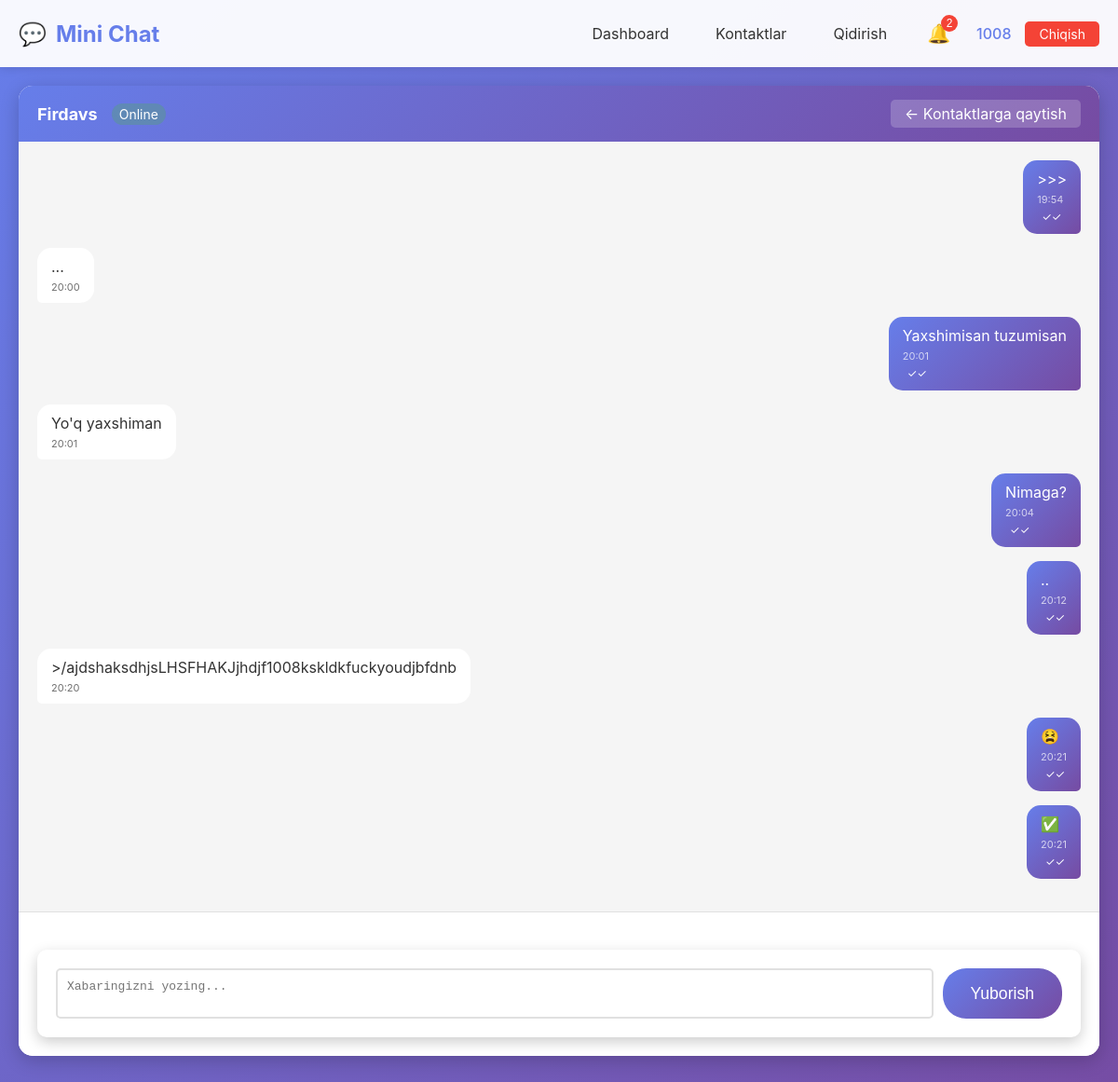
The page /chat/3 (signed in) on the database its author committed.
### models.py (models this page shows, shortened)
class User(UserMixin, db.Model):
    __tablename__ = 'user'
    id = db.Column(db.Integer, primary_key=True)
    username = db.Column(db.String(80), unique=True, nullable=False)
    email = db.Column(db.String(120), unique=True, nullable=False)
    password_hash = db.Column(db.String(200), nullable=False)
    first_name = db.Column(db.String(50))
    last_name = db.Column(db.String(50))
    bio = db.Column(db.Text, nullable=True)
    profile_pic = db.Column(db.String(200), default='default.jpg')
    is_online = db.Column(db.Boolean, default=False)
    last_seen = db.Column(db.DateTime, default=datetime.now)
    created_at = db.Column(db.DateTime, default=datetime.now)
    sent_messages = db.relationship('Message',
                                   foreign_keys='Message.sender_id',
                                   backref='sender',
                                   lazy='dynamic')
    received_messages = db.relationship('Message',
                                      foreign_keys='Message.receiver_id',
                                      backref='receiver',
                                      lazy='dynamic')
    contact_list = db.relationship('User',
                                 secondary=contacts,
                                 primaryjoin=(contacts.c.user_id == id),
                                 secondaryjoin=(contacts.c.contact_id == id),
                                 backref=db.backref('added_by', lazy='dynamic'),
                                 lazy='dynamic')
    def is_contact(self, user):
        return self.contact_list.filter(contacts.c.contact_id == user.id).count() > 0

class Message(db.Model):
    __tablename__ = 'message'
    id = db.Column(db.Integer, primary_key=True)
    sender_id = db.Column(db.Integer, db.ForeignKey('user.id'), nullable=False)
    receiver_id = db.Column(db.Integer, db.ForeignKey('user.id'), nullable=False)
    content = db.Column(db.Text, nullable=False)
    timestamp = db.Column(db.DateTime, default=datetime.now)
    is_read = db.Column(db.Boolean, default=False)

### app.py (the view)
@app.route('/chat/<int:user_id>', methods=['GET', 'POST'])
@login_required
def chat(user_id):
    other_user = User.query.get_or_404(user_id)
    if not current_user.is_contact(other_user) and other_user != current_user:
        flash('Faqat kontaktlaringiz bilan chat qilishingiz mumkin.', 'warning')
        return redirect(url_for('contacts'))
    form = MessageForm()
    if form.validate_on_submit():
        message = Message(
            sender_id=current_user.id,
            receiver_id=other_user.id,
            content=form.content.data
        )
        db.session.add(message)
        db.session.commit()
        notification = Notification(
            user_id=other_user.id,
            message=f"{current_user.username} sizga yangi xabar yubordi",
            type='message',
            link=url_for('chat', user_id=current_user.id, _external=True)
        )
        db.session.add(notification)
        db.session.commit()
        if request.headers.get('X-Requested-With') == 'XMLHttpRequest':
            return jsonify({'success': True})
        return redirect(url_for('chat', user_id=user_id))
    else:
        errors = '; '.join([error for field in form.errors for error in field])
        if request.headers.get('X-Requested-With') == 'XMLHttpRequest':
            return jsonify({'success': False, 'error': errors})
    unread_messages = Message.query.filter_by(
        sender_id=other_user.id,
        receiver_id=current_user.id,
        is_read=False
    ).all()
    for message in unread_messages:
        message.is_read = True
    db.session.commit()
    messages = Message.query.filter(
        ((Message.sender_id == current_user.id) & (Message.receiver_id == other_user.id)) |
        ((Message.sender_id == other_user.id) & (Message.receiver_id == current_user.id))
    ).order_by(Message.timestamp).all()
    flashed_messages = get_flashed_messages(with_categories=True)
    return render_template('chat.html',
                         form=form,
                         messages=messages,
                         other_user=other_user,
                         flashed_messages=flashed_messages)

### forms.py
class MessageForm(FlaskForm):
    content = TextAreaField('Xabar', validators=[DataRequired(), Length(max=1000)])
    submit = SubmitField('Yuborish')

### app.py (called while the page is built)
@login_manager.user_loader
def load_user(user_id):
    return User.query.get(int(user_id))

### templates/chat.html (shortened to what this page needs)
{% extends "base.html" %}
{% block content %}
<div class="chat-room">
    <div class="chat-header">
        <div class="chat-user-info">
            <span class="chat-username">{{ other_user.first_name or other_user.username }}</span>
            <span class="chat-status {% if other_user.is_online %}online{% endif %}">
                {{ "Online" if other_user.is_online else "Offline" }}
            </span>
        </div>
        <a href="{{ url_for('contacts') }}" class="back-btn">← Kontaktlarga qaytish</a>
    </div>
    <div class="messages-container" id="messagesContainer">
        {% if messages %}
            {% for message in messages %}
                <div class="message-wrapper {% if message.sender_id == current_user.id %}sent{% else %}received{% endif %}">
                    <div class="message-bubble">
                        <div class="message-content">{{ message.content }}</div>
                        <div class="message-time">{{ message.timestamp.strftime('%H:%M') }}</div>
                        {% if message.sender_id == current_user.id and message.is_read %}
                            <span class="read-receipt" title="O'qildi">✓✓</span>
                        {% endif %}
                    </div>
                </div>
            {% endfor %}
        {% else %}
            <div class="empty-chat">
                <p>Hali xabarlar yo'q. Birinchi xabarni yozing!</p>
            </div>
        {% endif %}
    </div>
    <div class="message-input-container">
        <form id="messageForm" method="POST" action="" class="message-form">
            <div class="input-group">
                {{ form.content(id="messageInput", class="form-control", placeholder="Xabaringizni yozing...", rows="2") }}
                <button type="submit" class="send-btn">Yuborish</button>
            </div>
        </form>
    </div>
</div>
{% endblock %}

### templates/base.html (shortened to what this page needs)
<!DOCTYPE html>
<html lang="uz">
<head>
    <link rel="stylesheet" href="{{ url_for('static', filename='style.css') }}">
</head>
<body>
    <nav class="navbar">
        <div class="nav-container">
            <div class="nav-brand">
                <a href="{{ url_for('index') }}" class="brand-link">
                    <span class="brand-icon">💬</span>
                    <span class="brand-text">Mini Chat</span>
                </a>
            </div>
            <div class="nav-menu">
                {% if current_user.is_authenticated %}
                    <a href="{{ url_for('dashboard') }}" class="nav-link">Dashboard</a>
                    <a href="{{ url_for('contacts') }}" class="nav-link">Kontaktlar</a>
                    <a href="{{ url_for('search_users') }}" class="nav-link">Qidirish</a>
                    <div class="notifications-dropdown">
                        <button class="notifications-btn" onclick="toggleNotifications()">
                            🔔
                            <span class="notification-badge" id="notificationBadge">0</span>
                        </button>
                    </div>
                    <div class="user-menu">
                        <span class="username">{{ current_user.username }}</span>
                        <a href="{{ url_for('logout') }}" class="logout-btn">Chiqish</a>
                    </div>
                {% else %}
                    <a href="{{ url_for('login') }}" class="nav-link">Kirish</a>
                    <a href="{{ url_for('register') }}" class="nav-link register-btn">Ro'yxatdan o'tish</a>
                {% endif %}
            </div>
        </div>
    </nav>
    <main class="main-content">
        <div class="container">
            {% block content %}{% endblock %}
        </div>
    </main>
</body>
</html>

### static/style.css (style rules this page uses)
* { margin: 0; padding: 0; box-sizing: border-box; }
body { font-family: -apple-system, BlinkMacSystemFont, 'Segoe UI', Roboto, Oxygen, Ubuntu, sans-serif; background: linear-gradient(135deg, #667eea 0%, #764ba2 100%); min-height: 100vh; color: #333; }
.container { max-width: 1200px; margin: 0 auto; padding: 20px; }
.username { font-weight: bold; color: #667eea; }
.message-form { background: white; border-radius: 10px; padding: 20px; margin-top: 20px; box-shadow: 0 5px 15px rgba(0,0,0,0.2); }
.form-control { width: 100%; padding: 10px; border: 2px solid #e0e0e0; border-radius: 5px; font-size: 1em; transition: border-color 0.3s; }
textarea.form-control { resize: none; }
.send-btn { background: linear-gradient(135deg, #667eea 0%, #764ba2 100%); color: white; border: none; padding: 12px 30px; border-radius: 25px; font-size: 1.1em; cursor: pointer; transition: transform 0.3s; }
.chat-room { background: white; border-radius: 15px; overflow: hidden; box-shadow: 0 5px 20px rgba(0,0,0,0.2); height: calc(100vh - 200px); display: flex; flex-direction: column; }
.chat-header { background: linear-gradient(135deg, #667eea 0%, #764ba2 100%); color: white; padding: 15px 20px; display: flex; justify-content: space-between; align-items: center; }
.chat-user-info { display: flex; align-items: center; gap: 15px; }
.chat-username { font-size: 18px; font-weight: bold; }
.chat-status { font-size: 14px; padding: 3px 8px; background: rgba(255,255,255,0.2); border-radius: 12px; }
.chat-status.online { background: rgba(76, 175, 80, 0.3); }
.back-btn { color: white; text-decoration: none; background: rgba(255,255,255,0.2); padding: 5px 15px; border-radius: 5px; transition: background 0.3s; }
.messages-container { flex: 1; overflow-y: auto; padding: 20px; background: #f5f5f5; }
.message-wrapper { margin-bottom: 15px; display: flex; }
.message-wrapper.sent { justify-content: flex-end; }
.message-bubble { max-width: 70%; padding: 10px 15px; border-radius: 15px; position: relative; }
.message-wrapper.sent .message-bubble { background: linear-gradient(135deg, #667eea 0%, #764ba2 100%); color: white; border-bottom-right-radius: 5px; }
.message-wrapper.received .message-bubble { background: white; color: #333; border-bottom-left-radius: 5px; }
.message-time { font-size: 11px; margin-top: 5px; opacity: 0.7; }
.read-receipt { font-size: 12px; margin-left: 5px; }
.message-input-container { padding: 20px; background: white; border-top: 1px solid #e0e0e0; }
.input-group { display: flex; gap: 10px; }
.input-group .form-control { flex: 1; resize: none; }
.notifications-dropdown { position: relative; display: inline-block; }
.notifications-btn { background: transparent; border: none; font-size: 20px; cursor: pointer; position: relative; padding: 8px; }
.notification-badge { position: absolute; top: 0; right: 0; background: #f44336; color: white; font-size: 12px; padding: 2px 5px; border-radius: 10px; min-width: 18px; text-align: center; }
.navbar { background: rgba(255, 255, 255, 0.95); box-shadow: 0 2px 10px rgba(0,0,0,0.1); position: sticky; top: 0; z-index: 1000; }
.nav-container { max-width: 1200px; margin: 0 auto; padding: 1rem 20px; display: flex; justify-content: space-between; align-items: center; }
.nav-brand .brand-link { display: flex; align-items: center; gap: 10px; text-decoration: none; font-size: 1.5rem; font-weight: bold; color: #667eea; }
.nav-menu { display: flex; gap: 20px; align-items: center; }
.nav-link { text-decoration: none; color: #333; padding: 8px 15px; border-radius: 5px; transition: all 0.3s; }
.user-menu { display: flex; align-items: center; gap: 15px; }
.username { font-weight: 500; color: #667eea; }
.logout-btn { background: #f44336; color: white; padding: 5px 15px; border-radius: 5px; text-decoration: none; font-size: 14px; }

### rows shown on the page
User: username "1008"
User: first_name "Firdavs", is_online "Online"
Message: content ">>>", timestamp "19:54"
Message: content "...", timestamp "20:00"
Message: content "Yaxshimisan tuzumisan", timestamp "20:01"
Message: content "Yo'q yaxshiman", timestamp "20:01"
Message: content "Nimaga?", timestamp "20:04"
Message: content "..", timestamp "20:12"
Message: content ">/ajdshaksdhjsLHSFHAKJjhdjf1008kskldkfuckyoudjbfdnb", timestamp "20:20"
Message: content "😫", timestamp "20:21"
Message: content "✅", timestamp "20:21"
